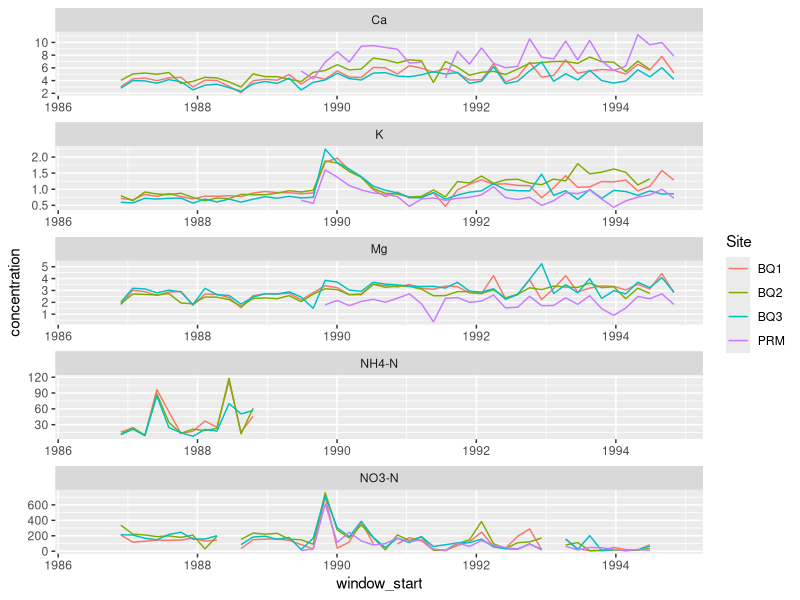

R code for this plot:
library(tidyverse)

bisley1 <- read_csv("data/bisley1.csv")
bisley2 <- read_csv("data/bisley2.csv")
bisley3 <- read_csv("data/bisley3.csv")
prm <- read_csv("data/prm.csv")

#keep columns: 
# - Sample_Date
# - NH4-N
# - NO3-N
# - K
# - Ca
# - Mg

#select relevant columns and label by site
cleaned_bis_1 <- bisley1 |> 
  select(`NH4-N`, `NO3-N`, Sample_Date, K, Ca, Mg) |> 
  mutate(Site = "BQ1")
cleaned_bis_2 <- bisley2 |> 
  select(`NH4-N`, `NO3-N`, Sample_Date, K, Ca, Mg) |> 
  mutate(Site = "BQ2")
cleaned_bis_3 <- bisley3 |> 
  select(`NH4-N`, `NO3-N`, Sample_Date, K, Ca, Mg) |> 
  mutate(Site = "BQ3")
cleaned_prm <- prm |> 
  select(`NH4-N`, `NO3-N`, Sample_Date, K, Ca, Mg) |> 
  mutate(Site = "PRM")




# new EMPTY tables for 9 week moving averages for each site
bis_window_1 <- tibble (
  window_start = seq(ymd("1986-05-20"), ymd("1994-12-30"), by = "9 weeks"),
  Site = "BQ1",
  `NH4-N` = NA,
  `NO3-N` = NA,
  K = NA,
  Ca = NA,
  Mg = NA
)
bis_window_2 <- tibble (
  window_start = seq(ymd("1986-05-20"), ymd("1994-12-30"), by = "9 weeks"),
  Site = "BQ2",
  `NH4-N` = NA,
  `NO3-N` = NA,
  K = NA,
  Ca = NA,
  Mg = NA
)
bis_window_3 <- tibble (
  window_start = seq(ymd("1986-05-20"), ymd("1994-12-30"), by = "9 weeks"),
  Site = "BQ3",
  `NH4-N` = NA,
  `NO3-N` = NA,
  K = NA,
  Ca = NA,
  Mg = NA
)
prm_window <- tibble (
  window_start = seq(ymd("1986-05-20"), ymd("1994-12-30"), by = "9 weeks"),
  Site = "PRM",
  `NH4-N` = NA,
  `NO3-N` = NA,
  K = NA,
  Ca = NA,
  Mg = NA
)


## create a moving window average for each dataset (populate table)
# Bis 1:
for(i in 1:nrow(bis_window_1)){
  w1 <- bis_window_1$window_start[i]
  w2 <- w1 + 9

  `NH4-N` <- cleaned_bis_1$`NH4-N`[cleaned_bis_1$Sample_Date >= w1 & cleaned_bis_1$Sample_Date < w2]
  `NO3-N` <- cleaned_bis_1$`NO3-N`[cleaned_bis_1$Sample_Date >= w1 & cleaned_bis_1$Sample_Date < w2]
  K <- cleaned_bis_1$K[cleaned_bis_1$Sample_Date >= w1 & cleaned_bis_1$Sample_Date < w2]
  Ca <- cleaned_bis_1$Ca[cleaned_bis_1$Sample_Date >= w1 & cleaned_bis_1$Sample_Date < w2]
  Mg <- cleaned_bis_1$Mg[cleaned_bis_1$Sample_Date >= w1 & cleaned_bis_1$Sample_Date < w2]
  Site <- cleaned_bis_1$Site[w1]

  bis_window_1$`NH4-N`[i] <- mean(`NH4-N`, na.rm = TRUE)
  bis_window_1$`NO3-N`[i] <- mean(`NO3-N`, na.rm = TRUE)
  bis_window_1$K[i] <- mean(K, na.rm = TRUE)
  bis_window_1$Ca[i] <- mean(Ca, na.rm = TRUE)
  bis_window_1$Mg[i] <- mean(Mg, na.rm = TRUE)
  
}

# Bis 2:
for(i in 1:nrow(bis_window_2)){
  w1 <- bis_window_2$window_start[i]
  w2 <- w1 + 9

  `NH4-N` <- cleaned_bis_2$`NH4-N`[cleaned_bis_2$Sample_Date >= w1 & cleaned_bis_2$Sample_Date < w2]
  `NO3-N` <- cleaned_bis_2$`NO3-N`[cleaned_bis_2$Sample_Date >= w1 & cleaned_bis_2$Sample_Date < w2]
  K <- cleaned_bis_2$K[cleaned_bis_2$Sample_Date >= w1 & cleaned_bis_2$Sample_Date < w2]
  Ca <- cleaned_bis_2$Ca[cleaned_bis_2$Sample_Date >= w1 & cleaned_bis_2$Sample_Date < w2]
  Mg <- cleaned_bis_2$Mg[cleaned_bis_2$Sample_Date >= w1 & cleaned_bis_2$Sample_Date < w2]
  Site <- cleaned_bis_2$Site[w1]

  bis_window_2$`NH4-N`[i] <- mean(`NH4-N`, na.rm = TRUE)
  bis_window_2$`NO3-N`[i] <- mean(`NO3-N`, na.rm = TRUE)
  bis_window_2$K[i] <- mean(K, na.rm = TRUE)
  bis_window_2$Ca[i] <- mean(Ca, na.rm = TRUE)
  bis_window_2$Mg[i] <- mean(Mg, na.rm = TRUE)
  
}


# Bis 3:
for(i in 1:nrow(bis_window_3)){
  w1 <- bis_window_3$window_start[i]
  w2 <- w1 + 9

  `NH4-N` <- cleaned_bis_3$`NH4-N`[cleaned_bis_3$Sample_Date >= w1 & cleaned_bis_3$Sample_Date < w2]
  `NO3-N` <- cleaned_bis_3$`NO3-N`[cleaned_bis_3$Sample_Date >= w1 & cleaned_bis_3$Sample_Date < w2]
  K <- cleaned_bis_3$K[cleaned_bis_3$Sample_Date >= w1 & cleaned_bis_3$Sample_Date < w2]
  Ca <- cleaned_bis_3$Ca[cleaned_bis_3$Sample_Date >= w1 & cleaned_bis_3$Sample_Date < w2]
  Mg <- cleaned_bis_3$Mg[cleaned_bis_3$Sample_Date >= w1 & cleaned_bis_3$Sample_Date < w2]
  Site <- cleaned_bis_3$Site[w1]

  bis_window_3$`NH4-N`[i] <- mean(`NH4-N`, na.rm = TRUE)
  bis_window_3$`NO3-N`[i] <- mean(`NO3-N`, na.rm = TRUE)
  bis_window_3$K[i] <- mean(K, na.rm = TRUE)
  bis_window_3$Ca[i] <- mean(Ca, na.rm = TRUE)
  bis_window_3$Mg[i] <- mean(Mg, na.rm = TRUE)
  
}

# PRM:
for(i in 1:nrow(prm_window)){
  w1 <- prm_window$window_start[i]
  w2 <- w1 + 9

  `NH4-N` <- cleaned_prm$`NH4-N`[cleaned_prm$Sample_Date >= w1 & cleaned_prm$Sample_Date < w2]
  `NO3-N` <- cleaned_prm$`NO3-N`[cleaned_prm$Sample_Date >= w1 & cleaned_prm$Sample_Date < w2]
  K <- cleaned_prm$K[cleaned_prm$Sample_Date >= w1 & cleaned_prm$Sample_Date < w2]
  Ca <- cleaned_prm$Ca[cleaned_prm$Sample_Date >= w1 & cleaned_prm$Sample_Date < w2]
  Mg <- cleaned_prm$Mg[cleaned_prm$Sample_Date >= w1 & cleaned_prm$Sample_Date < w2]
  Site <- cleaned_prm$Site[w1]

  prm_window$`NH4-N`[i] <- mean(`NH4-N`, na.rm = TRUE)
  prm_window$`NO3-N`[i] <- mean(`NO3-N`, na.rm = TRUE)
  prm_window$K[i] <- mean(K, na.rm = TRUE)
  prm_window$Ca[i] <- mean(Ca, na.rm = TRUE)
  prm_window$Mg[i] <- mean(Mg, na.rm = TRUE)
  
}

# merge datasets
merged_data <- bind_rows(bis_window_1, bis_window_2, bis_window_3, prm_window)
reshaped <- merged_data |> 
  pivot_longer(
    cols = c(`NH4-N`, `NO3-N`, K, Ca, Mg),
    names_to = "nutrient", 
    values_to = "concentration"
    )


#plot
ggplot(
  data = reshaped,
  mapping = aes(
    x = window_start,
    y = concentration,
    color = Site
  )
) + geom_line()+
  facet_wrap(
    vars(nutrient), 
    scales = "free", 
    ncol = 1
  )
